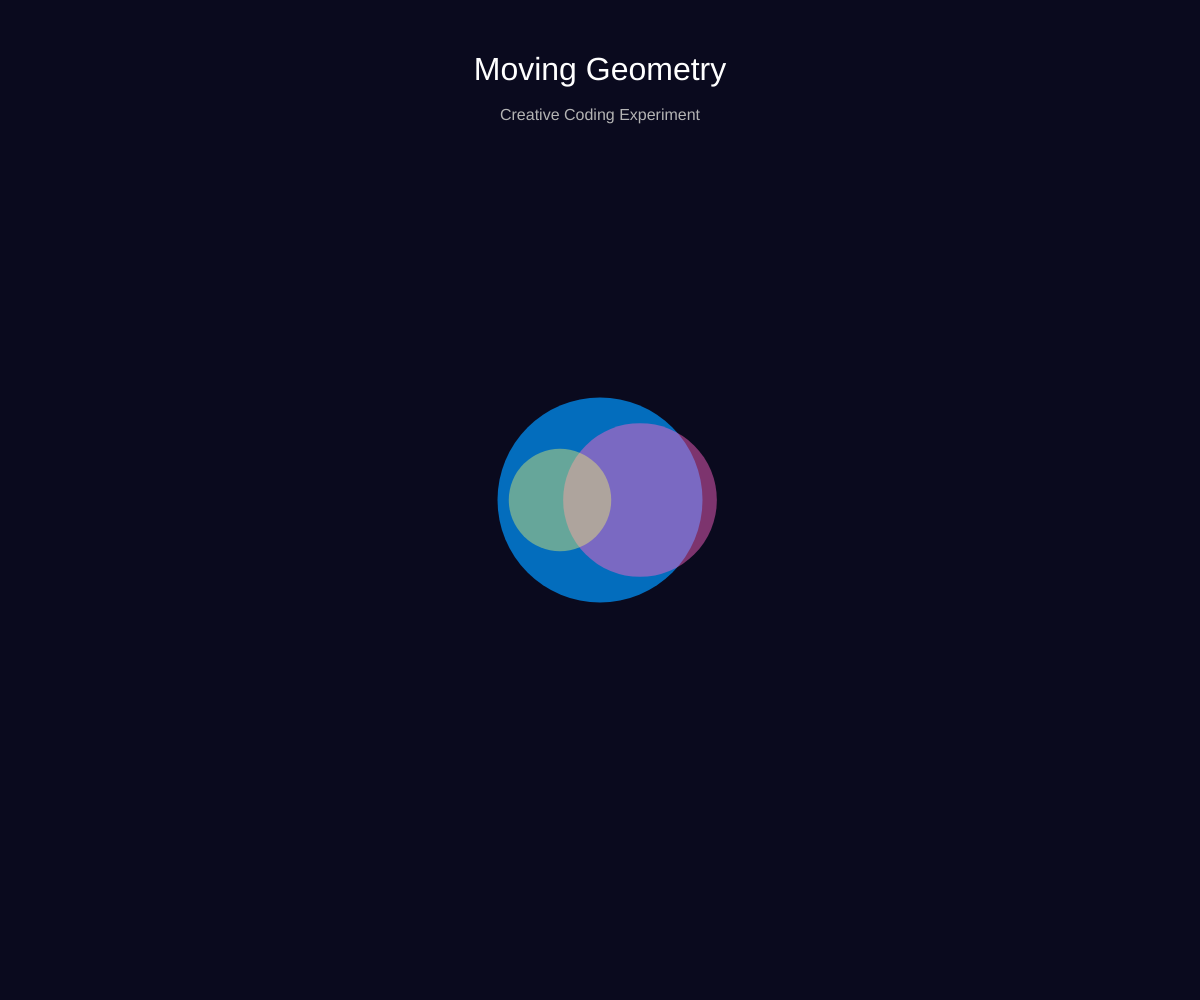
Frame 1 (no input)
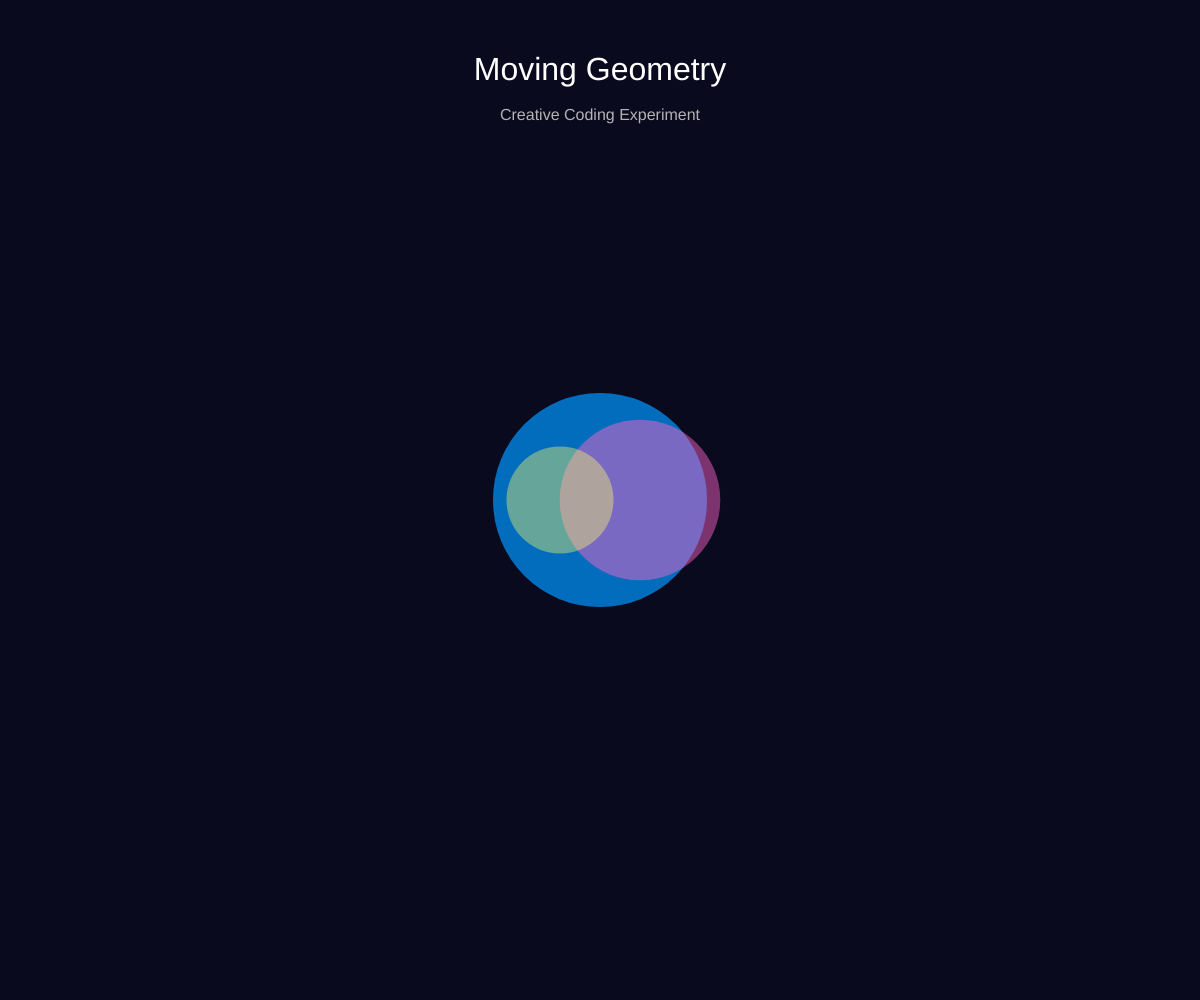
Frame 60 (no input)
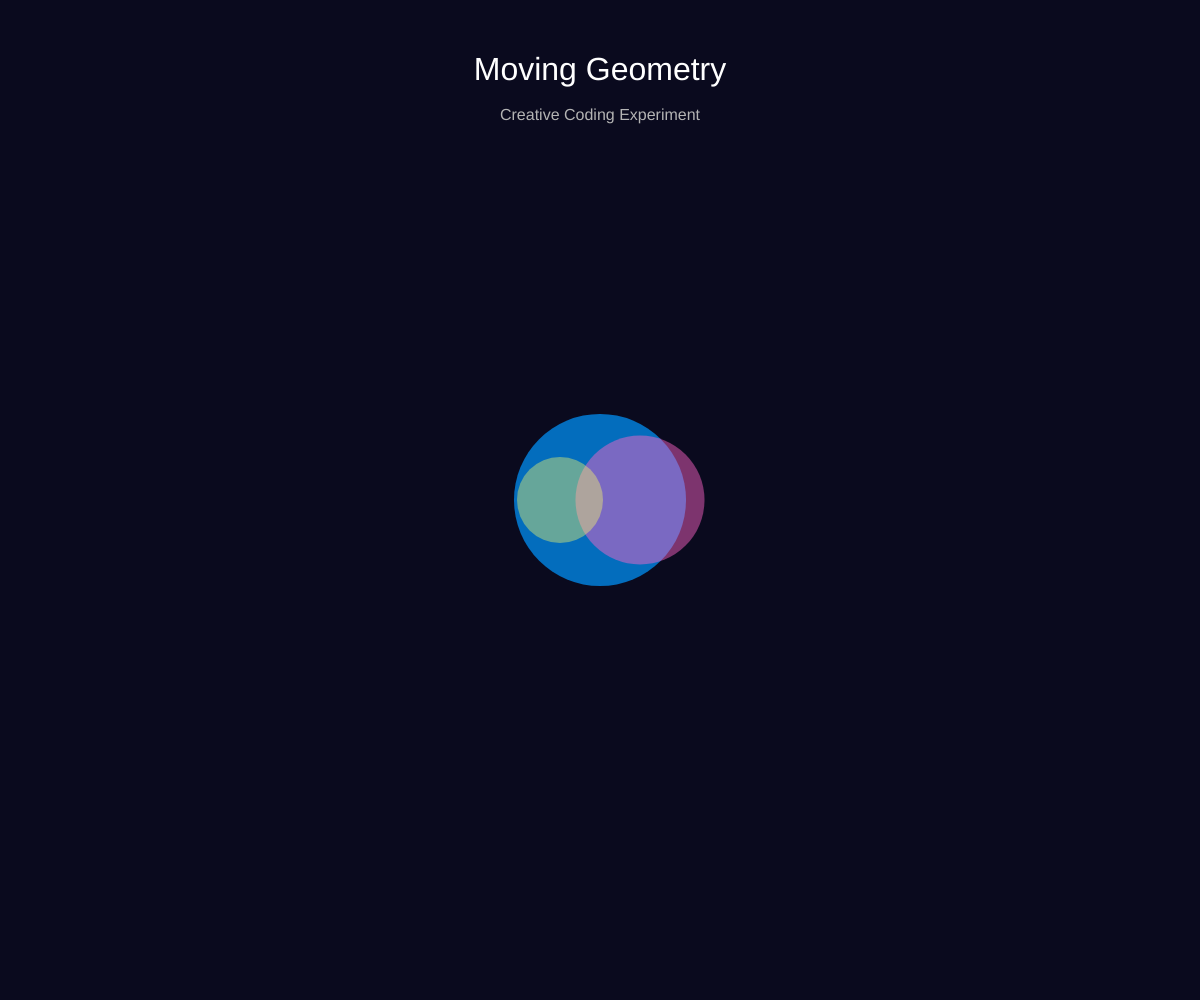
Frame 120 (the mouse pressed at the canvas centre since frame 60)

The p5.js sketch that drew these frames (run headless with seeded random() and noise() and a simulated clock; from frame 60 on, the mouse is pressed at the canvas centre):

// p5.js sketch
// ── sketch.js
function setup() {
  createCanvas(windowWidth, windowHeight);
}

function draw() {
  background(10, 10, 30);

  let s = 100 + sin(frameCount * 0.05) * 50;

  noStroke();

  fill(0, 150, 255, 180);
  ellipse(width / 2, height / 2, s * 2);

  fill(255, 100, 200, 120);
  ellipse(width / 2 + 40, height / 2, s * 1.5);

  fill(255, 255, 100, 100);
  ellipse(width / 2 - 40, height / 2, s);

fill(255);
textSize(32);
textAlign(CENTER);
text("Moving Geometry", width / 2, 80);

fill(180);
textSize(16);
text("Creative Coding Experiment", width / 2, 120);
}
